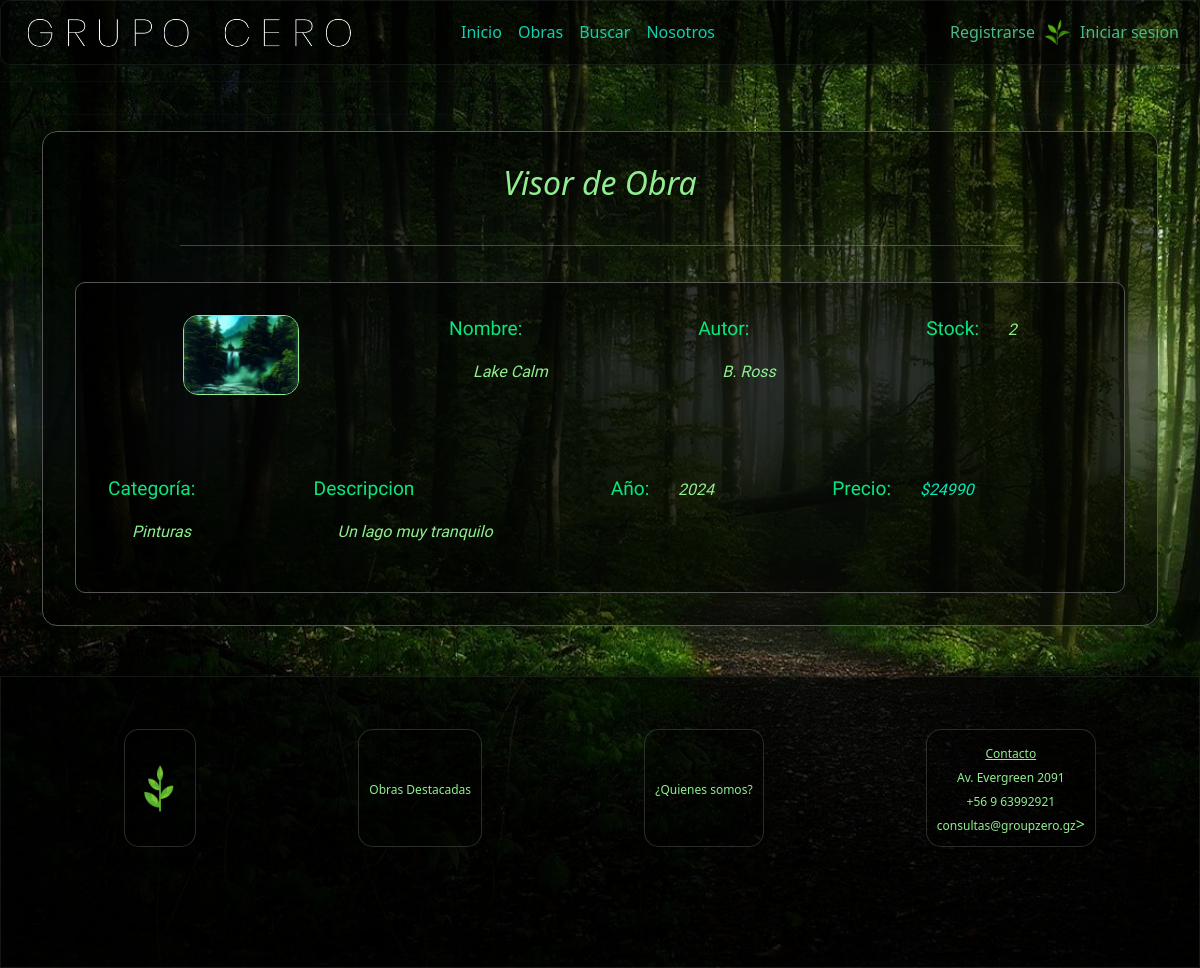
Before: /admire/1/ with the older database file.
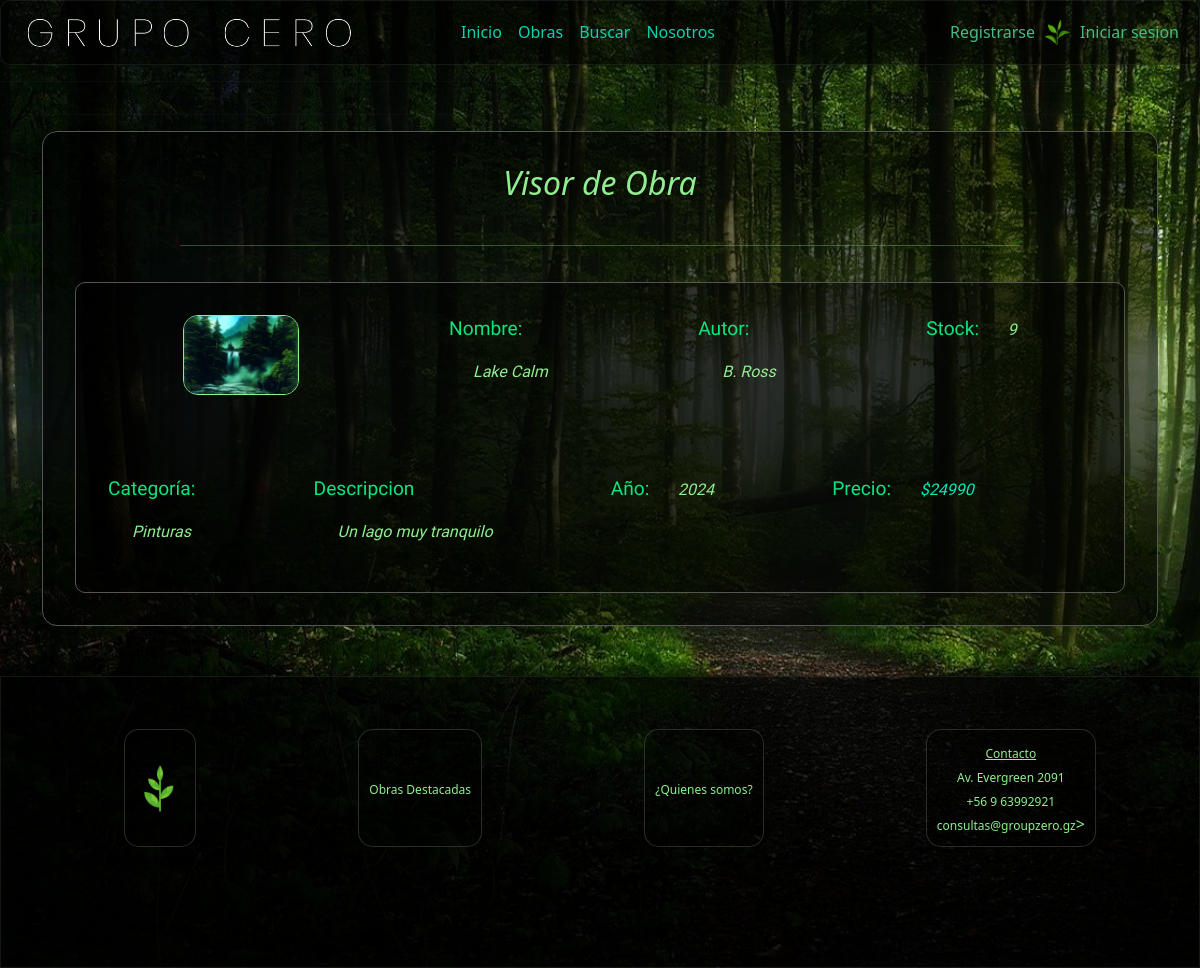
After: the same page with the newer database file.
### core/models.py (models this page shows, shortened)
class Obra(models.Model):
    idObra=models.CharField(max_length=5, primary_key=True, verbose_name='id Arbeit')
    nombre=models.CharField(max_length=30, verbose_name='Name der Arbeit')
    descripcion=models.CharField(max_length=255, verbose_name='Description')
    autor=models.CharField(max_length=99, verbose_name='Name des Autors')
    anio=models.CharField(max_length=4, verbose_name='Jahr der Arbeit')
    stock=models.IntegerField(verbose_name='Stock')
    categoria=models.ForeignKey('Categoria', on_delete=models.CASCADE, verbose_name='Kategorie')
    imagen=models.ImageField(upload_to="imagenes", null=True, verbose_name='Fotografie')
    precio=models.IntegerField(blank=True,null=True,verbose_name='Precio')

class Categoria(models.Model):
    idCategoria = models.IntegerField(primary_key=True, verbose_name='idCategoria')
    nombreCategoria= models.CharField(max_length=40, verbose_name='nombreCategoria')
    def __str__(self):
        return self.nombreCategoria

### core/views.py (the view)
# urls.py: path('admire/<id>/', views.admire,name="admire"),
def admire(request, id):
    obra = get_object_or_404(Obra, idObra = id) # cuando un objeto no ha sido encontrado se envia el error 404
    return render(request, 'admire.html', {'obra':obra}) # aqui se guarda lo encontrado en la linea anterior

### core/context_processor.py (called while the page is built, shortened)
def total_carrito(request):
    total=0
    return {'total_carrito':int(total)}

### core/templates/admire.html (shortened to what this page needs)
{% extends "base.html" %}
{% load static %}
{% block content %}
<div class="container">
    <hr>
    <div class="admire-container">
        <div class="form-title" style="margin-bottom: 15px;">
            <h2>Visor de Obra</h2>
        </div>
        <span class="liner"></span>
        <div class="admirePart">
            <div class="admireDiv1">
                <div>
                    <img src="{{ obra.imagen.url }}">
                </div>
                <div>
                    <p class="pattribute">Nombre: </p>
                    <p class="pvalue">{{obra.nombre}}</p>
                </div>
                <div>
                    <p class="pattribute">Autor: </p>
                    <p class="pvalue" >{{obra.autor}}</p>
                </div>
                <div>
                    <p class="pattribute">Stock: <span class="pvalue stock">{{obra.stock}}</span></p>
                </div>
            </div>
            <div class="admireDiv2">
                <div>
                    <p class="pattribute">Categoría: </p>
                    <p class="pvalue" >{{obra.categoria}}</p>
                </div>
                <div>
                    <p class="pattribute">Descripcion</p>
                    <p class="pvalue" >{{obra.descripcion}}</p>
                </div>
                <div>
                    <p class="pattribute">Año: <span class="pvalue">{{obra.anio}}</span></p>
                </div>
                <div>
                    <p class="pattribute">Precio: <span class="pvalue price" style="color: #09e6b9">${{obra.precio}}</span></p>
                </div>
            </div>
</div>
{% endblock %}

Changed rows visible on the page:
changed Obra "Lake Calm": stock "2" → "9"
